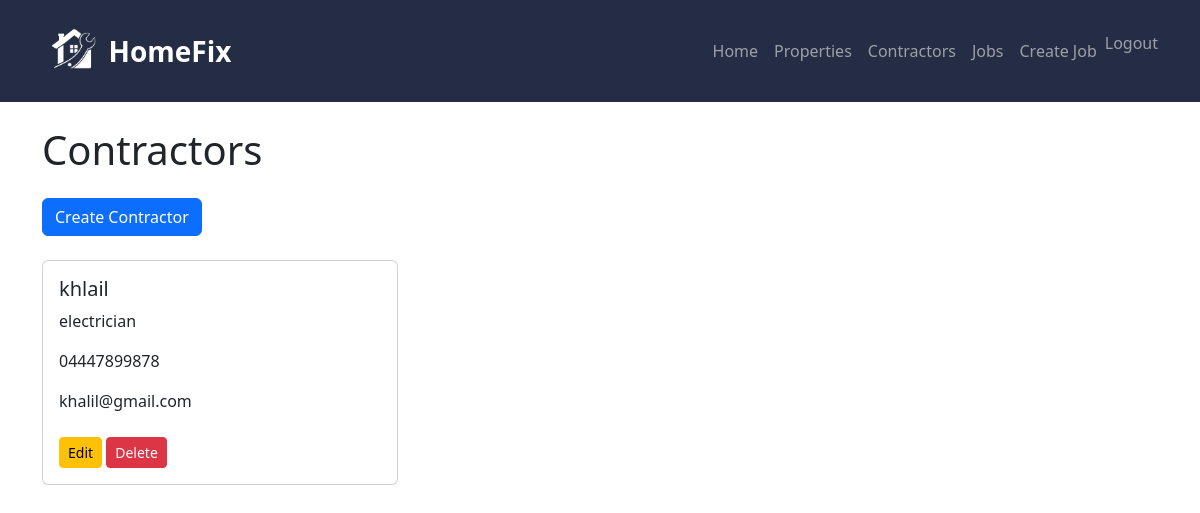
Screenshot of /contractors/ (signed in) with the database file from the repository.
### maintenance/models.py (models this page shows, shortened)
class Contractor(models.Model):
    TRADE_TYPES = [
        ('plumber', 'Plumber'),
        ('electrician', 'Electrician'),
        ('carpenter', 'Carpenter'),
        ('painter', 'Painter'),
        ('other', 'Other'),
    ]
    user = models.ForeignKey(
        User,
        on_delete=models.CASCADE,
        null=True,
        blank=True
    )
    name = models.CharField(max_length=100)
    trade_type = models.CharField(
        max_length=20,
        choices=TRADE_TYPES
    )
    phone = models.CharField(max_length=20)
    email = models.EmailField()

### maintenance/views.py (the view)
# urls.py: path('contractors/', views.contractor_list, name='contractor_list'),
@login_required
def contractor_list(request):
    contractors = Contractor.objects.filter(
        user=request.user
    )
    return render(
        request,
        'maintenance/contractor_list.html',
        {'contractors': contractors}
    )

### maintenance/templates/maintenance/contractor_list.html
{% extends 'maintenance/base.html' %}
{% block content %}
<h1 class="mb-4">Contractors</h1>
<a href="/contractors/create/" class="btn btn-primary mb-4">
    Create Contractor
</a>
<div class="row">
    {% for contractor in contractors %}
    <div class="col-md-4 mb-3">
        <div class="card">
            <div class="card-body">
                <h5 class="card-title">
                    {{ contractor.name }}
                </h5>
                <p class="card-text">
                    {{ contractor.trade_type }}
                </p>
                <p class="card-text">
                    {{ contractor.phone }}
                </p>
                <p class="card-text">
                    {{ contractor.email }}
                </p>
                <a href="/contractors/edit/{{ contractor.id }}/" class="btn btn-warning btn-sm mt-2">
                    Edit
                </a>
                <a href="/contractors/delete/{{ contractor.id }}/" class="btn btn-danger btn-sm mt-2">
                    Delete
                </a>
            </div>
        </div>
    </div>
    {% endfor %}
</div>
{% endblock %}

### rows the page displays
Contractor: name "khlail", trade_type "electrician", phone "04447899878", email "khalil@gmail.com"
